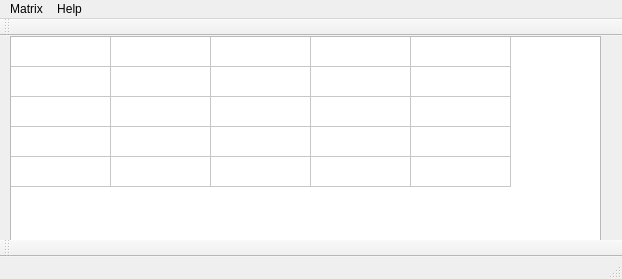
<?xml version="1.0" encoding="UTF-8"?>
<ui version="4.0">
 <class>MainWindow</class>
 <widget class="QMainWindow" name="MainWindow">
  <property name="geometry">
   <rect>
    <x>0</x>
    <y>0</y>
    <width>622</width>
    <height>279</height>
   </rect>
  </property>
  <property name="windowTitle">
   <string>Maximisator</string>
  </property>
  <widget class="QWidget" name="centralWidget">
   <widget class="QTableWidget" name="tableWidget">
    <property name="geometry">
     <rect>
      <x>10</x>
      <y>0</y>
      <width>591</width>
      <height>211</height>
     </rect>
    </property>
    <property name="selectionMode">
     <enum>QAbstractItemView::SingleSelection</enum>
    </property>
    <attribute name="horizontalHeaderVisible">
     <bool>false</bool>
    </attribute>
    <attribute name="verticalHeaderVisible">
     <bool>false</bool>
    </attribute>
    <row>
     <property name="text">
      <string>New Row</string>
     </property>
    </row>
    <row>
     <property name="text">
      <string>New Row</string>
     </property>
    </row>
    <row>
     <property name="text">
      <string>New Row</string>
     </property>
    </row>
    <row>
     <property name="text">
      <string>New Row</string>
     </property>
    </row>
    <row>
     <property name="text">
      <string>New Row</string>
     </property>
    </row>
    <column>
     <property name="text">
      <string>New Column</string>
     </property>
    </column>
    <column>
     <property name="text">
      <string>New Column</string>
     </property>
    </column>
    <column>
     <property name="text">
      <string>New Column</string>
     </property>
    </column>
    <column>
     <property name="text">
      <string>New Column</string>
     </property>
    </column>
    <column>
     <property name="text">
      <string>New Column</string>
     </property>
    </column>
   </widget>
  </widget>
  <widget class="QMenuBar" name="menuBar">
   <property name="geometry">
    <rect>
     <x>0</x>
     <y>0</y>
     <width>622</width>
     <height>25</height>
    </rect>
   </property>
   <widget class="QMenu" name="menuFiles">
    <property name="title">
     <string>Matrix</string>
    </property>
   </widget>
   <widget class="QMenu" name="menuAbout">
    <property name="title">
     <string>Help</string>
    </property>
    <addaction name="actionAbout"/>
   </widget>
   <addaction name="menuFiles"/>
   <addaction name="menuAbout"/>
  </widget>
  <widget class="QToolBar" name="mainToolBar">
   <attribute name="toolBarArea">
    <enum>TopToolBarArea</enum>
   </attribute>
   <attribute name="toolBarBreak">
    <bool>false</bool>
   </attribute>
  </widget>
  <widget class="QStatusBar" name="statusBar"/>
  <widget class="QToolBar" name="toolBar">
   <property name="windowTitle">
    <string>toolBar</string>
   </property>
   <attribute name="toolBarArea">
    <enum>BottomToolBarArea</enum>
   </attribute>
   <attribute name="toolBarBreak">
    <bool>false</bool>
   </attribute>
  </widget>
  <action name="actionAbout">
   <property name="text">
    <string>About</string>
   </property>
  </action>
 </widget>
 <layoutdefault spacing="6" margin="11"/>
 <resources/>
 <connections/>
</ui>
